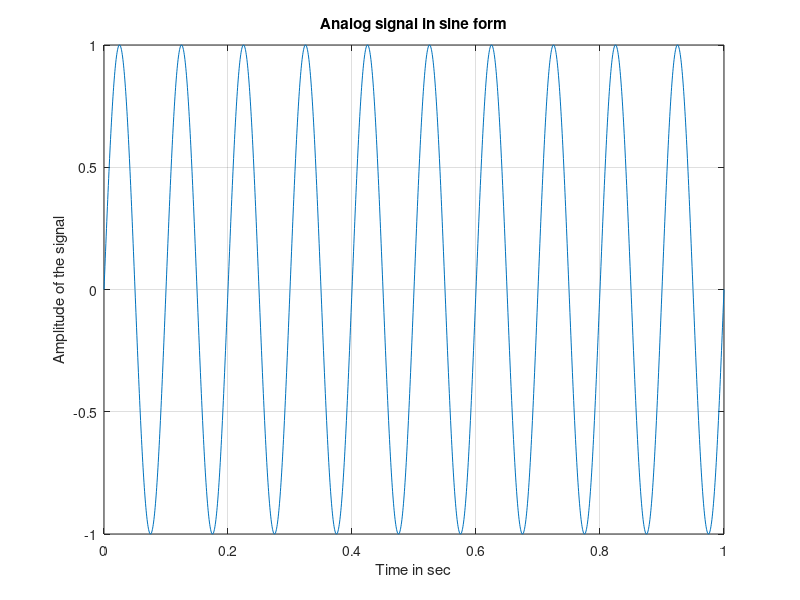

This chart was generated by the following MATLAB code:
f = 10;
fs = 2000;
TimeAxis = 0 : 1/ fs : 1;
signal = sin(2 * pi * f * TimeAxis);
plot(TimeAxis , signal);
xlabel('Time in sec');
ylabel('Amplitude of the signal');
title('Analog signal in sine form');
grid on;